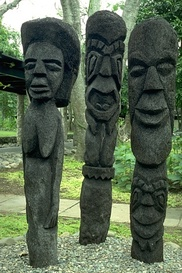
%> input picture vfcr_image_fusion/data/BSDS300/BSDS300/images/test/101085.jpg, 182 x 273 px, shrunk from 321 x 481 before the run; its folder holds only this picture in this run
$ octave run_all.m   (GNU Octave 9; MATLAB toolbox functions it lacks are replaced by stand-ins)
%> lines starting %> are read from the running program, lines starting %| are printed output that depends on the picture
### vfcr_image_fusion/readimg.m
function img = readimg(path)
img = imread(path);
%> img is the input picture: size 273x182x3 uint8; mean R, G, B 87.8, 102.5, 81
if size(img,3) == 3
    img = rgb2gray(img);
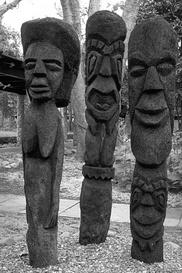
%> img: size 273x182 uint8; min 0, max 255, mean 95.7
end
img = im2double(img);
%> img: size 273x182 double
end

### vfcr_image_fusion/runbsds.m
function res = runbsds(root,cfg)
data = fullfile(root,'data','BSDS300');
out = fullfile(root,'output');
figs = fullfile(out,'fig');
imgs = fullfile(out,'image','bsds');
tabs = fullfile(out,'table');
if ~exist(figs,'dir'), mkdir(figs), end
if ~exist(imgs,'dir'), mkdir(imgs), end
if ~exist(tabs,'dir'), mkdir(tabs), end

path1 = getfile(data,'385028.jpg');
path2 = getfile(data,'113016.jpg');
house = readimg(path1);
horse = readimg(path2);
kind = ["gaussian";"gaussian";"gaussian";"salt";"salt";"salt"];
name = ["house";"house";"house";"horse";"horse";"horse"];
level = [0.05;0.08;0.10;0.05;0.10;0.20];
paperp = [26.84;23.90;23.00;30.68;27.25;23.51];
papers = [0.73;0.61;0.57;0.84;0.75;0.61];
n = 20;

noisep = zeros(6,1);
noises = zeros(6,1);
ps = zeros(6,1);
ss = zeros(6,1);
runtime = zeros(6,1);
final = zeros(6,1);
sumx = zeros(6,1);
minx = zeros(6,1);
cases = repmat(struct,6,1);

for i = 1:6
    if i <= 3
        img = house;
    else
        img = horse;
    end
    [W,pics] = makenoise(img,kind(i),level(i),n,cfg.seed+i);
    G = W'*W/size(W,1);
    G = (G+G')/2;
    sol = solvevfcr(G,cfg,cfg.seed+100+i);
    fused = reshape(W*sol.x,size(img));
    [noisep(i),noises(i)] = score(double(pics(:,:,1)),img);
    [ps(i),ss(i)] = score(fused,img);
    runtime(i) = sol.run;
    final(i) = sol.final;
    sumx(i) = sol.sum;
    minx(i) = sol.min;
    cases(i).name = name(i);
    cases(i).kind = kind(i);
    cases(i).level = level(i);
    cases(i).source = string(iif(i<=3,path1,path2));
    cases(i).original = single(img);
    cases(i).noisy = pics;
    cases(i).G = G;
    cases(i).fused = single(fused);
    cases(i).sol = sol;
    imwrite(min(max(fused,0),1),fullfile(imgs,sprintf('vfcr_%d.png',i)))
end
%> this loop made 1 pass
%> pass 1, in runbsds, `G = W'*W/size(W,1);`:
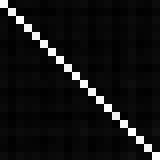
%> G: size 20x20 double (shown 8 times larger); min 0.192, max 0.233, mean 0.195; drawn with min black and max white

id = (1:6)';
T = table(id,name,kind,level,noisep,noises,ps,ss,paperp,papers, ...
    runtime,final,sumx,minx,'VariableNames',{'Noise','Image','Type', ...
    'Level','NoisyPSNR','NoisySSIM','VFCRPSNR','VFCRSSIM', ...
    'PaperPSNR','PaperSSIM','Runtime','FinalError','WeightSum','MinWeight'});
writetable(T,fullfile(tabs,'bsds.csv'))

drawset(cases,1:3,'BSDS300 Gaussian noise',fullfile(figs,'bsds_gaussian.fig'), ...
    fullfile(imgs,'bsds_gaussian.png'))
drawset(cases,4:6,'BSDS300 salt and pepper noise',fullfile(figs,'bsds_salt.fig'), ...
    fullfile(imgs,'bsds_salt.png'))

f = figure('Visible','on','Color','w','Position',[100,100,900,600]);
hold on
for i = 1:6
    semilogy(cases(i).sol.t,max(cases(i).sol.e,eps),'LineWidth',1.2)
end
set(gca,'YScale','log')
ylim([1e-12,10])
grid on
xlabel('t (s)')
ylabel('||xi(t)||_2')
title('VFCR-ZNN residuals for BSDS300')
xlim([0,0.6])
legend(compose('Noise %d',1:6),'Location','best')
savefig(f,fullfile(figs,'bsds_error.fig'))
exportgraphics(f,fullfile(imgs,'bsds_error.png'),'Resolution',180)
close(f)

res.table = T;
res.cases = cases;
end

% [28 lines left out: functions drawset, iif, not called in this run]

### vfcr_image_fusion/solvevfcr.m
function sol = solvevfcr(G,cfg,seed)
n = size(G,1);
l = 2*n+1;
problem = makeprob(G);
rng(seed,'twister')
x0 = rand(n,1);
x0 = x0/sum(x0);
g0 = [x0;0;zeros(n,1)];
y0 = zeros(l,1);
Y0 = [g0;y0];
opt = odeset('RelTol',cfg.rel,'AbsTol',cfg.abs,'MaxStep',cfg.step);
fun = @(t,Y) my_system(t,Y,l,problem,cfg.r1,cfg.r2, ...
    cfg.l1,cfg.l2,cfg.a,cfg.p,cfg.q,cfg.delta);
tic
%> the run ends on the next line
[t,Y] = ode15s(fun,cfg.span,Y0,opt);
runtime = toc;
if t(end) < cfg.span(end)-1e-9
    error('VFCR:Incomplete','ODE stopped at t=%.6g.',t(end))
end
e = zeros(numel(t),1);
for i = 1:numel(t)
    [~,xi] = parts(Y(i,1:l)',G,cfg);
    e(i) = norm(xi,2);
end
x = Y(end,1:n)';
hit = find(e<=cfg.tol,1);
if isempty(hit)
    settle = NaN;
else
    settle = t(hit);
end
sol.t = t;
sol.z = Y;
sol.e = e;
sol.x = x;
sol.g0 = g0;
sol.y0 = y0;
sol.run = runtime;
sol.stop = settle;
sol.final = e(end);
sol.sum = sum(x);
sol.min = min(x);
end

function problem = makeprob(G)
n = size(G,1);
problem.G = @(t) G;
problem.dG = @(t) zeros(n);
problem.h = @(t) zeros(n,1);
problem.dh = @(t) zeros(n,1);
problem.P = @(t) ones(1,n);
problem.dP = @(t) zeros(1,n);
problem.u = @(t) 1;
problem.du = @(t) 0;
problem.Q = @(t) -eye(n);
problem.dQ = @(t) zeros(n);
problem.v = @(t) zeros(n,1);
problem.dv = @(t) zeros(n,1);
end

### vfcr_image_fusion/config.m
function cfg = config()
cfg.r1 = 1;
cfg.r2 = 1;
cfg.p = 0.5;
cfg.q = 0.5;
cfg.a = 1;
cfg.l1 = 1;
cfg.l2 = 1;
cfg.delta = 1e-4;
cfg.rel = 1e-5;
cfg.abs = 1e-7;
cfg.step = 0.01;
cfg.span = linspace(0,3,1501);
cfg.tol = 1e-4;
cfg.seed = 20240813;
end

### vfcr_image_fusion/getfile.m
function path = getfile(root,name)
item = dir(fullfile(root,'**',name));
if isempty(item)
    error('VFCR:Data','Missing dataset file: %s',name)
end
path = fullfile(item(1).folder,item(1).name);
end

### vfcr_image_fusion/makenoise.m
function [W,pics] = makenoise(img,kind,level,n,seed)
rng(seed,'twister')
W = zeros(numel(img),n);
pics = zeros([size(img),n],'single');
for i = 1:n
    if kind == "gaussian"
        pic = imnoise(img,'gaussian',0,level);
    elseif kind == "salt"
        pic = imnoise(img,'salt & pepper',level);
    elseif kind == "rician"
        dev = sqrt(level);
        a = img+dev*randn(size(img));
        b = dev*randn(size(img));
        pic = min(sqrt(a.^2+b.^2),1);
    else
        error('VFCR:Noise','Unknown noise type.')
    end
    W(:,i) = pic(:);
    pics(:,:,i) = single(pic);
end
end

### my_system.m
function Y_dot = my_system( ...
    t, Y, l, problem, ...
    r1, r2, lambda1, lambda2, a, p, q, delta)

g = Y(1:l);
z = Y(l+1:2*l);

%% 读取具体题目的矩阵
G  = problem.G(t);
dG = problem.dG(t);

h  = problem.h(t);
dh = problem.dh(t);

P  = problem.P(t);
dP = problem.dP(t);

u  = problem.u(t);
du = problem.du(t);

Q  = problem.Q(t);
dQ = problem.dQ(t);

v  = problem.v(t);
dv = problem.dv(t);

%% 每一个下面的0矩阵要和上面矩阵的列数相同
n = size(G, 1);
m = size(P, 1);
w = size(Q, 1);

%% 从 g 中取出变量
x   = g(1:n);
mu2 = g(n+m+1:n+m+w);

%% omega 和 sigma
omega = v - Q*x;

if isscalar(delta)
    delta = delta * ones(w,1);
else
    delta = delta(:);
end

sigma = sqrt(omega.^2 + mu2.^2 + delta);

%% k1 和 k2
k1 = diag(omega ./ sigma);
k2 = diag(mu2 ./ sigma);

%% 零矩阵和单位矩阵
Iw = eye(w);

Zmm = zeros(m,m);
Zmw = zeros(m,w);
Zwm = zeros(w,m);
Zww = zeros(w,w);

%% H(t)
H = [
     G,   P.',          Q.';
     P,   Zmm,          Zmw;
    -Q,   Zwm,          Iw
];

%% vartheta(t)
theta = [
     h;
    -u;
     v - sigma
];

%% J(t)
J = [
    G,                P.',    Q.';
    P,                Zmm,    Zmw;
    (k1-Iw)*Q,        Zwm,    Iw-k2
];

%% M(t)
M = [
    dG,               dP.',   dQ.';
    dP,               Zmm,    Zmw;
    (k1-Iw)*dQ,       Zwm,    Zww
];

%% varsigma(t)
varsigma = [
     dh;
    -du;
     dv - k1*dv
];

%% rho(t)
rho = exp(lambda1 * acot(t) + lambda2);

%% 误差
xi = H*g + theta;

%% 激活函数
phi_xi = Active(xi, problem, a, p, q);

%% 积分状态导数
z_dot = rho * phi_xi;

%% 外部噪声
if isfield(problem, 'noise')
    noise = problem.noise(t);
    noise = noise(:);
else
    noise = zeros(l,1);
end

if isscalar(noise)
    noise = noise * ones(l,1);
end

%% 公式（20）和公式（47）
RHS = -M*g ...
      - varsigma ...
      - r1*rho*phi_xi ...
      - r2*Active(xi + r1*z, problem, a, p, q) ...
      + noise;

g_dot = J \ RHS;

Y_dot = [g_dot; z_dot];

end


function y = Active(x, problem, a, p, q)

if isfield(problem, 'phi')
    y = problem.phi(x);
else
    y = Phi(x, a, p, q);
end

end


function y = Phi(x, a, p, q)

y = a ...
    .* exp(abs(x).^q) ...
    .* abs(x).^p ...
    .* sign(x);

end

### vfcr_image_fusion/run_all.m
clearvars
close all
clc

root = fileparts(mfilename('fullpath'));
addpath(root)
addpath(fileparts(root))
out = fullfile(root,'output');
if ~exist(out,'dir')
    mkdir(out)
end
log = fullfile(out,'run.log');
if exist(log,'file')
    delete(log)
end
diary(log)

cfg = config();
meta.time = datetime('now');
meta.matlab = version;
meta.system = computer;
meta.method = "VFCR-ZNN only";

fprintf('1/3 Running BSDS300 experiments.\n')
bsds = runbsds(root,cfg);

$ run again, on vfcr_image_fusion/data/BSDS300/BSDS300/images/train/100075.jpg
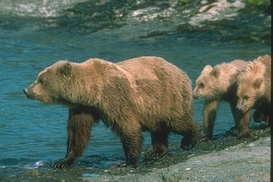
%> input picture vfcr_image_fusion/data/BSDS300/BSDS300/images/train/100075.jpg, 273 x 182 px, shrunk from 481 x 321 before the run
%> in readimg, img is the input picture: size 182x273x3 uint8; mean R, G, B 84.4, 101.7, 89.2
%> in readimg, `img = rgb2gray(img);`:
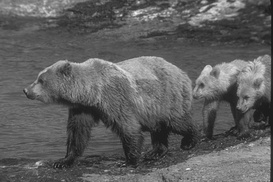
%> img: size 182x273 uint8; min 23, max 241, mean 95.1

$ run again, on vfcr_image_fusion/data/BSDS300/BSDS300/images/test/103070.jpg
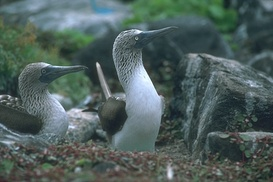
%> input picture vfcr_image_fusion/data/BSDS300/BSDS300/images/test/103070.jpg, 273 x 182 px, shrunk from 481 x 321 before the run
%> in readimg, img is the input picture: size 182x273x3 uint8; mean R, G, B 78.9, 95.6, 92.7
%> in readimg, `img = rgb2gray(img);`:
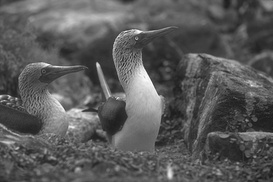
%> img: size 182x273 uint8; min 26, max 252, mean 90.3
